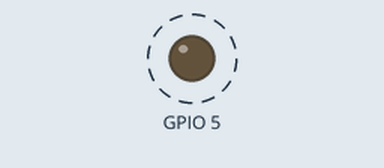
Recording of a sketch running on a simulated ESP32-C3. Parts: output pins drawn as LEDs (lit = HIGH). Dashed ring = blinking. What the sketch prints to the serial monitor is not drawn.

Above: at 0.5 s.
Timing chart, 0 to 4.6 s (numbered marks = the images above):
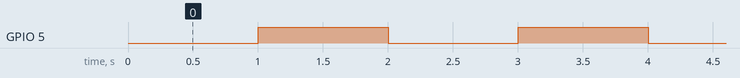

The sketch:

led_blink.ino
```cpp
void setup() {
  // put your setup code here, to run once:
  Serial.begin(115200);
  Serial.println("Hello, ESP32-C3!");
  pinMode(5, OUTPUT);
}

void loop() {
  digitalWrite(5, LOW);
  delay(1000);
  digitalWrite(5, HIGH);
  delay(1000);
}
```

Measured:
- by itself, GPIO 5: alternates HIGH for 1.0 s and LOW for 1.0 s
